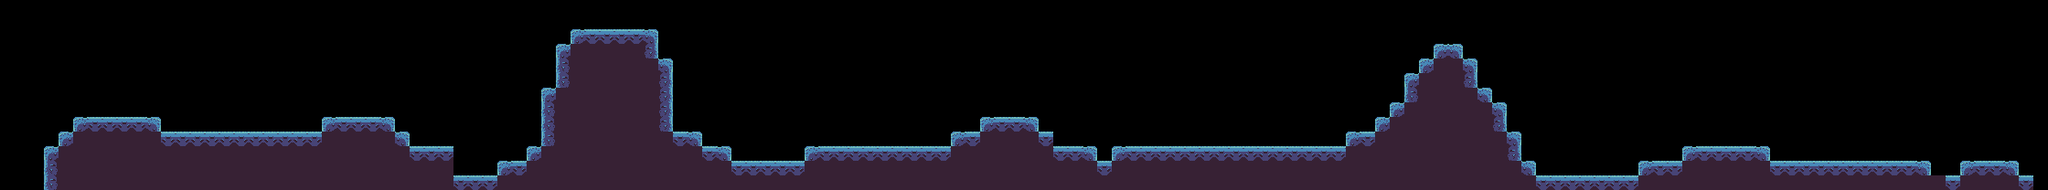

Below is a game level as drawn by its tile map, then a one-line description and the .tmx file that defines it, in full:
An orthogonal 140x13 tile map with 16x16 px tiles, 2 tile layers (Tile Layer 1, Tile Layer 2).

<map version="1.10" tiledversion="1.10.1" orientation="orthogonal" renderorder="right-down" width="140" height="13" tilewidth="16" tileheight="16" infinite="0" nextlayerid="5" nextobjectid="1">
 <editorsettings>
  <export target="../../prototype.csv" format="csv" />
 </editorsettings>
 <tileset firstgid="1" source="tileset.tsx" />
 <layer id="2" name="Tile Layer 1" width="140" height="13">
  <data encoding="csv">
0,0,11,0,0,0,0,0,0,0,0,0,0,0,0,0,0,0,0,0,0,0,0,0,0,0,0,0,0,0,0,0,0,0,0,0,0,0,0,0,0,0,0,0,0,0,0,0,0,0,0,0,0,0,0,0,0,0,0,0,0,0,0,0,0,0,0,0,0,0,0,0,0,0,0,0,0,0,0,0,0,0,0,0,0,0,0,0,0,0,0,0,0,0,0,0,0,0,0,0,0,0,0,0,0,0,0,0,0,0,0,0,0,0,0,0,0,0,0,0,0,0,0,0,0,0,0,0,0,0,0,0,0,0,0,0,0,0,0,11,
0,0,11,0,0,0,0,0,0,0,0,0,0,0,0,0,0,0,0,0,0,0,0,0,0,0,0,0,0,0,0,0,0,0,0,0,0,0,0,0,0,0,0,0,0,0,0,0,0,0,0,0,0,0,0,0,0,0,0,0,0,0,0,0,0,0,0,0,0,0,0,0,0,0,0,0,0,0,0,0,0,0,0,0,0,0,0,0,0,0,0,0,0,0,0,0,0,0,0,0,0,0,0,0,0,0,0,0,0,0,0,0,0,0,0,0,0,0,0,0,0,0,0,0,0,0,0,0,0,0,0,0,0,0,0,0,0,0,0,11,
0,0,11,0,0,0,0,0,0,0,0,0,0,0,0,0,0,0,0,0,0,0,0,0,0,0,0,0,0,0,0,0,0,0,0,0,0,0,0,1,2,2,2,2,3,0,0,0,0,0,0,0,0,0,0,0,0,0,0,0,0,0,0,0,0,0,0,0,0,0,0,0,0,0,0,0,0,0,0,0,0,0,0,0,0,0,0,0,0,0,0,0,0,0,0,0,0,0,0,0,0,0,0,0,0,0,0,0,0,0,0,0,0,0,0,0,0,0,0,0,0,0,0,0,0,0,0,0,0,0,0,0,0,0,0,0,0,0,0,11,
0,0,11,0,0,0,0,0,0,0,0,0,0,0,0,0,0,0,0,0,0,0,0,0,0,0,0,0,0,0,0,0,0,0,0,0,0,0,1,0,0,0,0,0,6,0,0,0,0,0,0,0,0,0,0,0,0,0,0,0,0,0,0,0,0,0,0,0,0,0,0,0,0,0,0,0,0,0,0,0,0,0,0,0,0,0,0,0,0,0,0,0,0,0,0,0,0,0,1,3,0,0,0,0,0,0,0,0,0,0,0,0,0,0,0,0,0,0,0,0,0,0,0,0,0,0,0,0,0,0,0,0,0,0,0,0,0,0,0,0,
0,0,11,0,0,0,0,0,0,0,0,0,0,0,0,0,0,0,0,0,0,0,0,0,0,0,0,0,0,0,0,0,0,0,0,0,0,0,4,0,0,0,0,0,0,3,0,0,0,0,0,0,0,0,0,0,0,0,0,0,0,0,0,0,0,0,0,0,0,0,0,0,0,0,0,0,0,0,0,0,0,0,0,0,0,0,0,0,0,0,0,0,0,0,0,0,0,1,0,0,3,0,0,0,0,0,0,0,0,0,0,0,0,0,0,0,0,0,0,0,0,0,0,0,0,0,0,0,0,0,0,0,0,0,0,0,0,0,0,0,
0,0,11,0,0,0,0,0,0,0,0,0,0,0,0,0,0,0,0,0,0,0,0,0,0,0,0,0,0,0,0,0,0,0,0,0,0,0,4,0,0,0,0,0,0,6,0,0,0,0,0,0,0,0,0,0,0,0,0,0,0,0,0,0,0,0,0,0,0,0,0,0,0,0,0,0,0,0,0,0,0,0,0,0,0,0,0,0,0,0,0,0,0,0,0,0,1,0,0,0,6,0,0,0,0,0,0,0,0,0,0,0,0,0,0,0,0,0,0,0,0,0,0,0,0,0,0,0,0,0,0,0,0,0,0,0,0,0,0,0,
0,0,11,0,0,0,0,0,0,0,0,0,0,0,0,0,0,0,0,0,0,0,0,0,0,0,0,0,0,0,0,0,0,0,0,0,0,1,0,0,0,0,0,0,0,6,0,0,0,0,0,0,0,0,0,0,0,0,0,0,0,0,0,0,0,0,0,0,0,0,0,0,0,0,0,0,0,0,0,0,0,0,0,0,0,0,0,0,0,0,0,0,0,0,0,0,4,0,0,0,0,3,0,0,0,0,0,0,0,0,0,0,0,0,0,0,0,0,0,0,0,0,0,0,0,0,0,0,0,0,0,0,0,0,0,0,0,0,0,11,
0,0,11,0,0,0,0,0,0,0,0,0,0,0,0,0,0,0,0,0,0,0,0,0,0,0,0,0,0,0,0,0,0,0,0,0,0,4,0,0,0,0,0,0,0,6,0,0,0,0,0,0,0,0,0,0,0,0,0,0,0,0,0,0,0,0,0,0,0,0,0,0,0,0,0,0,0,0,0,0,0,0,0,0,0,0,0,0,0,0,0,0,0,0,0,1,0,0,0,0,0,0,3,0,0,0,0,0,0,0,0,0,0,0,0,0,0,0,0,0,0,0,0,0,0,0,0,0,0,0,0,0,0,0,0,0,0,0,0,11,
0,0,11,0,0,1,2,2,2,2,3,0,0,0,0,0,0,0,0,0,0,0,1,2,2,2,3,0,0,0,0,0,0,0,0,0,0,4,0,0,0,0,0,0,0,6,0,0,0,0,0,0,0,0,0,0,0,0,0,0,0,0,0,0,0,0,0,1,2,2,3,0,0,0,0,0,0,0,0,0,0,0,0,0,0,0,0,0,0,0,0,0,0,0,1,0,0,0,0,0,0,0,6,0,0,0,0,0,0,0,0,0,0,0,0,0,0,0,0,0,0,0,0,0,0,0,0,0,0,0,0,0,0,0,0,0,0,0,0,11,
0,0,11,0,1,0,0,0,0,0,0,2,2,2,2,2,2,2,2,2,2,2,0,0,0,0,0,3,0,0,0,0,0,0,0,0,0,4,0,0,0,0,0,0,0,0,2,3,0,0,0,0,0,0,0,0,0,0,0,0,0,0,0,0,0,1,2,0,0,0,0,2,0,0,0,0,0,0,0,0,0,0,0,0,0,0,0,0,0,0,0,0,1,2,0,0,0,0,0,0,0,0,0,3,0,0,0,0,0,0,0,0,0,0,0,0,0,0,0,0,0,0,0,0,0,0,0,0,0,0,0,0,0,0,0,0,0,0,0,11,
0,0,11,1,0,0,0,0,0,0,0,0,0,0,0,0,0,0,0,0,0,0,0,0,0,0,0,0,2,2,2,0,0,0,0,0,1,0,0,0,0,0,0,0,0,0,0,0,2,3,0,0,0,0,0,1,2,2,2,2,2,2,2,2,2,0,0,0,0,0,0,0,2,2,3,0,1,2,2,2,2,2,2,2,2,2,2,2,2,2,2,2,0,0,0,0,0,0,0,0,0,0,0,6,0,0,0,0,0,0,0,0,0,0,0,1,2,2,2,2,3,0,0,0,0,0,0,0,0,0,0,0,0,0,0,0,0,0,0,11,
0,0,11,4,0,0,0,0,0,0,0,0,0,0,0,0,0,0,0,0,0,0,0,0,0,0,0,0,0,0,6,0,0,0,1,2,0,0,0,0,0,0,0,0,0,0,0,0,0,0,2,2,2,2,2,0,0,0,0,0,0,0,0,0,0,0,0,0,0,0,0,0,0,0,0,2,0,0,0,0,0,0,0,0,0,0,0,0,0,0,0,0,0,0,0,0,0,0,0,0,0,0,0,0,3,0,0,0,0,0,0,0,1,2,2,0,0,0,0,0,0,2,2,2,2,2,2,2,2,2,2,3,0,0,1,2,2,3,0,11,
0,0,11,4,0,0,0,0,0,0,0,0,0,0,0,0,0,0,0,0,0,0,0,0,0,0,0,0,0,0,0,2,2,2,0,0,0,0,0,0,0,0,0,0,0,0,0,0,0,0,0,0,0,0,0,0,0,0,0,0,0,0,0,0,0,0,0,0,0,0,0,0,0,0,0,0,0,0,0,0,0,0,0,0,0,0,0,0,0,0,0,0,0,0,0,0,0,0,0,0,0,0,0,0,0,2,2,2,2,2,2,2,0,0,0,0,0,0,0,0,0,0,0,0,0,0,0,0,0,0,0,0,2,2,0,0,0,0,2,11
</data>
 </layer>
 <layer id="4" name="Tile Layer 2" width="140" height="13">
  <data encoding="csv">
0,0,0,0,0,0,0,0,0,0,0,0,0,0,0,0,0,0,0,0,0,0,0,0,0,0,0,0,0,0,0,0,0,0,0,0,0,0,0,0,0,0,0,0,0,0,0,0,0,0,0,0,0,0,0,0,0,0,0,0,0,0,0,0,0,0,0,0,0,0,0,0,0,0,0,0,0,0,0,0,0,0,0,0,0,0,0,0,0,0,0,0,0,0,0,0,0,0,0,0,0,0,0,0,0,0,0,0,0,0,0,0,0,0,0,0,0,0,0,0,0,0,0,0,0,0,0,0,0,0,0,0,0,0,0,0,0,0,0,0,
0,0,0,0,0,0,0,0,0,0,0,0,0,0,0,0,0,0,0,0,0,0,0,0,0,0,0,0,0,0,0,0,0,0,0,0,0,0,0,0,0,0,0,0,0,0,0,0,0,0,0,0,0,0,0,0,0,0,0,0,0,0,0,0,0,0,0,0,0,0,0,0,0,0,0,0,0,0,0,0,0,0,0,0,0,0,0,0,0,0,0,0,0,0,0,0,0,0,0,0,0,0,0,0,0,0,0,0,0,0,0,0,0,0,0,0,0,0,0,0,0,0,0,0,0,0,0,0,0,0,0,0,0,0,0,0,0,0,0,0,
0,0,0,0,0,0,0,0,0,0,0,0,0,0,0,0,0,0,0,0,0,0,0,0,0,0,0,0,0,0,0,0,0,0,0,0,0,0,0,0,0,0,0,0,0,0,0,0,0,0,0,0,0,0,0,0,0,0,0,0,0,0,0,0,0,0,0,0,0,0,0,0,0,0,0,0,0,0,0,0,0,0,0,0,0,0,0,0,0,0,0,0,0,0,0,0,0,0,0,0,0,0,0,0,0,0,0,0,0,0,0,0,0,0,0,0,0,0,0,0,0,0,0,0,0,0,0,0,0,0,0,0,0,0,0,0,0,0,0,0,
0,0,0,0,0,0,0,0,0,0,0,0,0,0,0,0,0,0,0,0,0,0,0,0,0,0,0,0,0,0,0,0,0,0,0,0,0,0,0,5,5,5,5,5,0,0,0,0,0,0,0,0,0,0,0,0,0,0,0,0,0,0,0,0,0,0,0,0,0,0,0,0,0,0,0,0,0,0,0,0,0,0,0,0,0,0,0,0,0,0,0,0,0,0,0,0,0,0,0,0,0,0,0,0,0,0,0,0,0,0,0,0,0,0,0,0,0,0,0,0,0,0,0,0,0,0,0,0,0,0,0,0,0,0,0,0,0,0,0,0,
0,0,0,0,0,0,0,0,0,0,0,0,0,0,0,0,0,0,0,0,0,0,0,0,0,0,0,0,0,0,0,0,0,0,0,0,0,0,0,5,5,5,5,5,5,0,0,0,0,0,0,0,0,0,0,0,0,0,0,0,0,0,0,0,0,0,0,0,0,0,0,0,0,0,0,0,0,0,0,0,0,0,0,0,0,0,0,0,0,0,0,0,0,0,0,0,0,0,5,5,0,0,0,0,0,0,0,0,0,0,0,0,0,0,0,0,0,0,0,0,0,0,0,0,0,0,0,0,0,0,0,0,0,0,0,0,0,0,0,0,
0,0,0,0,0,0,0,0,0,0,0,0,0,0,0,0,0,0,0,0,0,0,0,0,0,0,0,0,0,0,0,0,0,0,0,0,0,0,0,5,5,5,5,5,5,0,0,0,0,0,0,0,0,0,0,0,0,0,0,0,0,0,0,0,0,0,0,0,0,0,0,0,0,0,0,0,0,0,0,0,0,0,0,0,0,0,0,0,0,0,0,0,0,0,0,0,0,5,5,5,0,0,0,0,0,0,0,0,0,0,0,0,0,0,0,0,0,0,0,0,0,0,0,0,0,0,0,0,0,0,0,0,0,0,0,0,0,0,0,0,
0,0,0,0,0,0,0,0,0,0,0,0,0,0,0,0,0,0,0,0,0,0,0,0,0,0,0,0,0,0,0,0,0,0,0,0,0,0,5,5,5,5,5,5,5,0,0,0,0,0,0,0,0,0,0,0,0,0,0,0,0,0,0,0,0,0,0,0,0,0,0,0,0,0,0,0,0,0,0,0,0,0,0,0,0,0,0,0,0,0,0,0,0,0,0,0,0,5,5,5,5,0,0,0,0,0,0,0,0,0,0,0,0,0,0,0,0,0,0,0,0,0,0,0,0,0,0,0,0,0,0,0,0,0,0,0,0,0,0,0,
0,0,0,0,0,0,0,0,0,0,0,0,0,0,0,0,0,0,0,0,0,0,0,0,0,0,0,0,0,0,0,0,0,0,0,0,0,0,5,5,5,5,5,5,5,0,0,0,0,0,0,0,0,0,0,0,0,0,0,0,0,0,0,0,0,0,0,0,0,0,0,0,0,0,0,0,0,0,0,0,0,0,0,0,0,0,0,0,0,0,0,0,0,0,0,0,5,5,5,5,5,5,0,0,0,0,0,0,0,0,0,0,0,0,0,0,0,0,0,0,0,0,0,0,0,0,0,0,0,0,0,0,0,0,0,0,0,0,0,0,
0,0,0,0,0,0,0,0,0,0,0,0,0,0,0,0,0,0,0,0,0,0,0,0,0,0,0,0,0,0,0,0,0,0,0,0,0,0,5,5,5,5,5,5,5,0,0,0,0,0,0,0,0,0,0,0,0,0,0,0,0,0,0,0,0,0,0,0,0,0,0,0,0,0,0,0,0,0,0,0,0,0,0,0,0,0,0,0,0,0,0,0,0,0,0,5,5,5,5,5,5,5,0,0,0,0,0,0,0,0,0,0,0,0,0,0,0,0,0,0,0,0,0,0,0,0,0,0,0,0,0,0,0,0,0,0,0,0,0,0,
0,0,0,0,0,5,5,5,5,5,5,0,0,0,0,0,0,0,0,0,0,0,5,5,5,5,5,0,0,0,0,0,0,0,0,0,0,0,5,5,5,5,5,5,5,5,0,0,0,0,0,0,0,0,0,0,0,0,0,0,0,0,0,0,0,0,0,5,5,5,5,0,0,0,0,0,0,0,0,0,0,0,0,0,0,0,0,0,0,0,0,0,0,0,5,5,5,5,5,5,5,5,5,0,0,0,0,0,0,0,0,0,0,0,0,0,0,0,0,0,0,0,0,0,0,0,0,0,0,0,0,0,0,0,0,0,0,0,0,0,
0,0,0,0,5,5,5,5,5,5,5,5,5,5,5,5,5,5,5,5,5,5,5,5,5,5,5,5,0,0,0,0,0,0,0,0,0,5,5,5,5,5,5,5,5,5,5,5,0,0,0,0,0,0,0,0,0,0,0,0,0,0,0,0,0,5,5,5,5,5,5,5,0,0,0,0,0,0,0,0,0,0,0,0,0,0,0,0,0,0,0,0,5,5,5,5,5,5,5,5,5,5,5,0,0,0,0,0,0,0,0,0,0,0,0,0,0,0,0,0,0,0,0,0,0,0,0,0,0,0,0,0,0,0,0,0,0,0,0,0,
0,0,0,0,5,5,5,5,5,5,5,5,5,5,5,5,5,5,5,5,5,5,5,5,5,5,5,5,5,5,5,0,0,0,0,0,5,5,5,5,5,5,5,5,5,5,5,5,5,5,0,0,0,0,0,5,5,5,5,5,5,5,5,5,5,5,5,5,5,5,5,5,5,5,5,0,5,5,5,5,5,5,5,5,5,5,5,5,5,5,5,5,5,5,5,5,5,5,5,5,5,5,5,5,0,0,0,0,0,0,0,0,0,0,0,5,5,5,5,5,5,0,0,0,0,0,0,0,0,0,0,0,0,0,0,0,0,0,0,0,
0,0,0,0,5,5,5,5,5,5,5,5,5,5,5,5,5,5,5,5,5,5,5,5,5,5,5,5,5,5,5,0,0,0,5,5,5,5,5,5,5,5,5,5,5,5,5,5,5,5,5,5,5,5,5,5,5,5,5,5,5,5,5,5,5,5,5,5,5,5,5,5,5,5,5,5,5,5,5,5,5,5,5,5,5,5,5,5,5,5,5,5,5,5,5,5,5,5,5,5,5,5,5,5,5,0,0,0,0,0,0,0,5,5,5,5,5,5,5,5,5,5,5,5,5,5,5,5,5,5,5,5,5,0,5,5,5,5,0,0
</data>
 </layer>
</map>